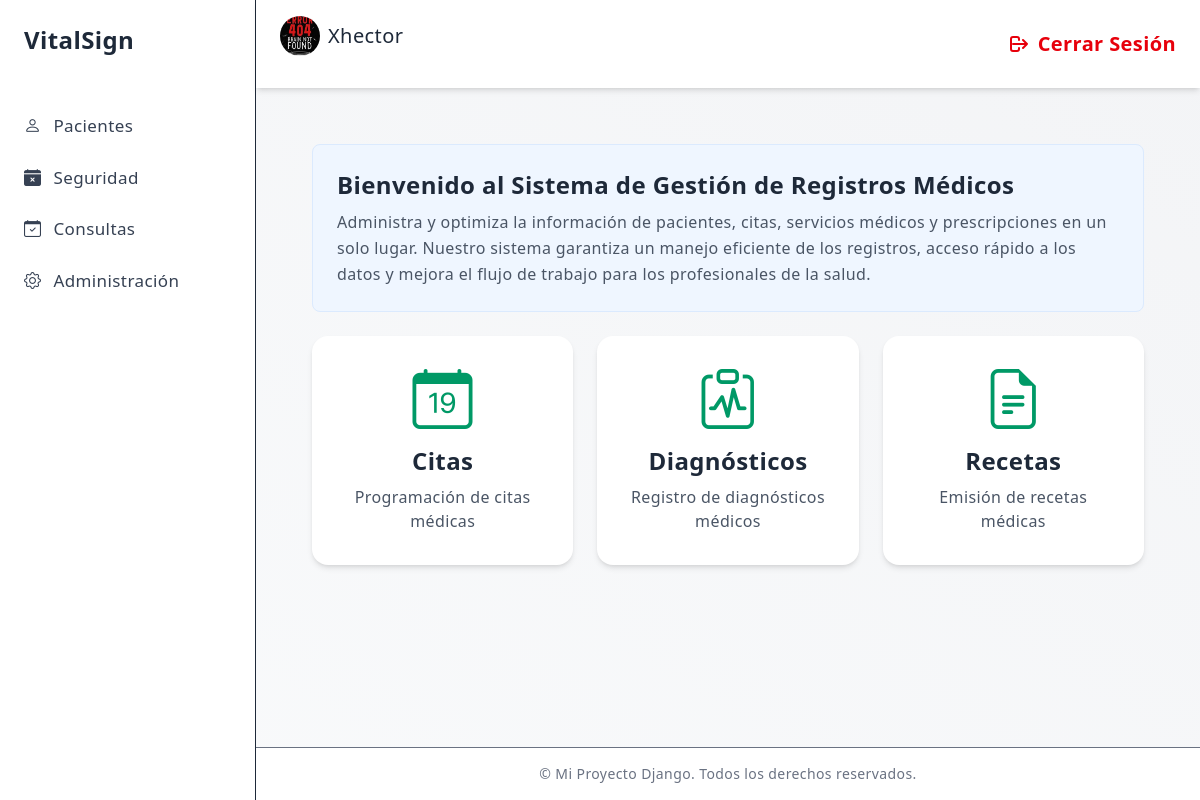
The app's page /menu/3/ (signed in) with its own data.
### security/models.py (models this page shows, shortened)
class Menu(models.Model):
    name = models.CharField(verbose_name='Nombre', max_length=150, unique=True)
    icon = models.CharField(verbose_name='Icono', max_length=100, default='bi bi-calendar-x-fill')
    order = models.PositiveSmallIntegerField(verbose_name='Orden', default=0)
    class Meta:
        verbose_name = 'Menu'
        verbose_name_plural = 'Menus'
        ordering = ['order', 'name']

class User(AbstractUser, PermissionsMixin):
    dni = models.CharField(verbose_name='Cédula o RUC', max_length=13, blank=True, null=True)
    image = models.ImageField(
        verbose_name='Imagen de perfil',
        upload_to='security/users/',
        max_length=1024,
        blank=True,
        null=True
    )
    email = models.EmailField('Email', unique=True)
    direction = models.CharField('Dirección', max_length=200, blank=True, null=True)
    phone = models.CharField('Teléfono', max_length=50, blank=True, null=True)
    USERNAME_FIELD = "email"
    REQUIRED_FIELDS = ["username", "first_name", "last_name"]
    class Meta:
        verbose_name = "Usuario"
        verbose_name_plural = "Usuarios"
        permissions = (
            ("change_userprofile", "Cambiar perfil de Usuario"),
            ("change_userpassword", "Cambiar contraseña de Usuario"),
        )

class Module(models.Model):
    url = models.CharField(verbose_name='Url', max_length=100, unique=True)
    name = models.CharField(verbose_name='Nombre', max_length=100)
    menu = models.ForeignKey(Menu, on_delete=models.PROTECT, verbose_name='Menu', related_name='modules')
    description = models.CharField(verbose_name='Descripción', max_length=200, null=True, blank=True)
    icon = models.CharField(verbose_name='Icono', max_length=100, default='bi bi-x-octagon')
    is_active = models.BooleanField(verbose_name='Es activo', default=True)
    order = models.PositiveSmallIntegerField(verbose_name='Orden', default=0)
    permissions = models.ManyToManyField(Permission, blank=True)
    class Meta:
        verbose_name = 'Módulo'
        verbose_name_plural = 'Módulos'
        ordering = ['menu', 'order', 'name']

### security/views.py (the view)
# urls.py: path('menu/<int:id>/', menu_detail, name='menu_detail'),
def menu_detail(request, id):
    menu = get_object_or_404(Menu, id=id)
    modules = menu.modules.filter(is_active=True).order_by('order')
    menus = Menu.objects.all()
    return render(request, 'home.html', {
        'menus': menus,
        'modules': modules,
    })

### templates/home.html (shortened to what this page needs)
{% extends 'base.html' %}
{% block page_title %}
<div class="flex justify-end mb-4 cursor-pointer">
    {% if request.user.is_authenticated %}
        <div class="flex items-center space-x-2">
            <img src="{{ request.user.image.url }}" alt="Profile Picture" class="w-10 h-10 rounded-full object-cover">
            <span class="font-medium">{{ request.user.username }}</span>
        </div>
    {% endif %}
</div>
{% endblock %}
{% block content %}
<main class="flex-1 p-8">
    {% if request.user.is_authenticated %}
    <section class="bg-blue-50 p-6 rounded-lg border border-blue-100 mb-6">
        <h1 class="text-2xl font-bold mb-2">Bienvenido al Sistema de Gestión de Registros Médicos</h1>
        <p class="text-gray-600">
            Administra y optimiza la información de pacientes, citas, servicios médicos y prescripciones en un solo lugar.
            Nuestro sistema garantiza un manejo eficiente de los registros, acceso rápido a los datos y mejora el flujo de trabajo para los profesionales de la salud.
        </p>
    </section>
    <section class="grid grid-cols-1 md:grid-cols-3 gap-6 cursor-pointer">
        {% for module in modules %}
        <div class="bg-white p-8 rounded-2xl shadow-md text-center hover:shadow-lg transition">
            <div class="text-6xl text-emerald-600 mb-4">
                <i class="{{ module.icon }}"></i>
            </div>
            <h2 class="text-2xl font-bold mb-2">{{ module.name }}</h2>
            <p class="text-gray-600 text-base">{{ module.description }}</p>
        </div>
        {% endfor %}
    </section>
    {% else %}
    <section class="bg-blue-50 p-6 rounded-lg border border-blue-100 mb-6">
        <h1 class="text-2xl font-bold mb-2">Bienvenido al Sistema de Gestión de Registros Médicos</h1>
        <p class="text-gray-600">Inicia sesión para empezar</p>
    </section>
    {% endif %}
</main>
{% endblock %}

### templates/base.html (shortened to what this page needs)
{% load static tailwind_tags %}
<!DOCTYPE html>
<html lang="es">
<head>
  <link rel="stylesheet" href="https://cdn.jsdelivr.net/npm/bootstrap-icons@1.10.5/font/bootstrap-icons.css">
  {% tailwind_css %}
</head>
<body class="bg-gradient-to-tr from-gray-50 to-gray-100 text-gray-800 antialiased min-h-screen font-sans leading-relaxed tracking-wide">
  <div class="flex min-h-screen">
    {% if request.user.is_authenticated %}
      <aside class="w-64 bg-white border-r hidden md:block">
        <div class="p-6 text-2xl font-semibold">VitalSign</div>
        <nav class="mt-6 space-y-2 text-[17px] font-medium">
          {% for menu in menus %}
            <a href="{% url 'menu_detail' id=menu.id %}"
              class="flex items-center px-6 py-2 rounded-r-full
                      {% if request.path == menu.url %}
                        bg-blue-100 text-blue-600
                      {% else %}
                        text-gray-700 hover:bg-gray-100
                      {% endif %}">
              <i class="{{ menu.icon }} mr-3"></i>
              {{ menu.name }}
            </a>
          {% endfor %}
        </nav>
      </aside>
    {% endif %}
    <div class="flex-1 flex flex-col">
      <header class="bg-white shadow-md sticky top-0 z-50">
        <div class="px-6 py-4 flex justify-between items-center">
          <h1 class="text-xl font-bold">{% block page_title %}Dashboard{% endblock %}</h1>
          {% if request.user.is_authenticated %}
            <form method="post" action="{% url 'logout' %}">
              <button type="submit" class="flex items-center text-xl font-bold text-red-600 hover:text-red-800">
                <svg xmlns="http://www.w3.org/2000/svg" class="h-6 w-6 mr-2" fill="none" viewBox="0 0 24 24" stroke="currentColor" stroke-width="2">
                  <path stroke-linecap="round" stroke-linejoin="round" d="M17 16l4-4m0 0l-4-4m4 4H7m6 4v1a2 2 0 01-2 2H7a2 2 0 01-2-2V7a2 2 0 012-2h4a2 2 0 012 2v1" />
                </svg>
                {% block page_titles %}Cerrar Sesión{% endblock %}
              </button>
            </form>
          {% endif %}
        </div>
      </header>
      <main class="flex-1 px-6 py-6">
        {% block content %}{% endblock %}
      </main>
      <footer class="bg-white border-t text-center py-4 text-sm text-gray-500">
        © {{ now.year }} Mi Proyecto Django. Todos los derechos reservados.
      </footer>
    </div>
  </div>
</body>
</html>

### records on screen
Menu: name "Pacientes"
Menu: name "Seguridad"
Menu: name "Consultas"
Menu: name "Administración"
User: user.image (picture), user.username "Xhector"
Module: name "Citas", description "Programación de citas médicas"
Module: name "Diagnósticos", description "Registro de diagnósticos médicos"
Module: name "Recetas", description "Emisión de recetas médicas"
